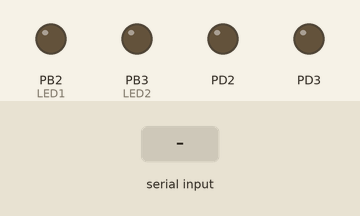
The program below on a simulated ATmega328P, built with avr-gcc and emulated at 11.0592 MHz. Parts: output pins drawn as LEDs (lit = HIGH). Inputs (shaded band) come from the test bench.

Above: at 1.2 s.
1.3 s: "A" received over Serial
At 2.5 s:
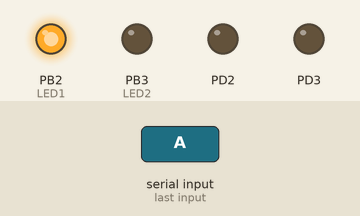
2.8 s: "B" received over Serial
At 3.6 s:
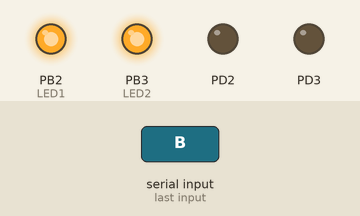
Timing chart, 0 to 5.8 s (numbered marks = the images above; inputs shaded):
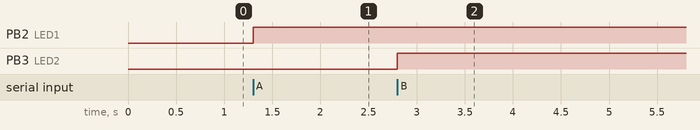

Measured:
- after the input at 1.3 s, PB2 (LED1): LOW → HIGH at once
- after the input at 2.8 s, PB3 (LED2): LOW → HIGH at once

The program:

main.c
```c
//RS485 communication from ATmega328p microcontroller to PC Tutorial

//Website-> https://www.xanthium.in/atmel-microchip-avr-atmega328p-rs485-communication-with-computer-tutorial-for-beginners

// Program to receive characters A,B,C from a PC through RS485 cable and light up corresponding LED's //

/*
MAX485                               ATmega328p
+----------+               +--------------------+
|        RO|-------------->|PD0/RXD		     PB2|
|A       D1|<--------------|PD1/TXD		     PB3|
|B      ~RE|<--------------|PD2			     PB4|
|        DE|<--------------|PD3			     PB5|
+----------+               |                    |
                           +--------------------+

*/

//+------------------------------------------------------------------------------------------------+
//| Compiler           : AVR GCC (WinAVR)                                                          |
//| Microcontroller    : ATmega328p                                                                |
//| Programmer         : Rahul.Sreedharan                                                          |
//| Date               : 04-July-2020                                                             |
//+------------------------------------------------------------------------------------------------+

//(C) www.xanthium.in
// Visit to Learn More

//+------------------------------------------------------------------------------------------------+
//| Compiler           : AVR GCC (WinAVR)                                                          |
//| Microcontroller    : ATmega328p                                                                |
//| Programmer         : Rahul.Sreedharan                                                          |
//| Date               : 11-April-2019                                                             |
//+------------------------------------------------------------------------------------------------+

//(C) www.xanthium.in
// Visit to Learn More


#include <stdint.h>
#include <avr/io.h>

#define F_CPU  11059200
#include <util/delay.h>

// +-----------------------------------------------------------------------+ //
// | ATmega328p Baudrate values for UBRRn for external crystal 11.0592MHz  | //
// | All values from Datasheet                                             | //
// +-----------------------------------------------------------------------+ //

#define BAUD_RATE_4800_BPS  143 // 4800bps
#define BAUD_RATE_9600_BPS  71  // 9600bps

#define BAUD_RATE_14400_BPS  47 // 14.4k bps
#define BAUD_RATE_19200_BPS  35 // 19.2k bps
#define BAUD_RATE_28800_BPS  23 // 28.8k bps
#define BAUD_RATE_38400_BPS  17 // 38.4k bps
#define BAUD_RATE_57600_BPS  11 // 57.6k bps
#define BAUD_RATE_76800_BPS   8 // 76.8k bps

#define BAUD_RATE_115200_BPS  5 // 115.2k bps
#define BAUD_RATE_230400_BPS  2 // 230.4k bps


int main()
{

	unsigned int ubrr = BAUD_RATE_9600_BPS;

	PORTC = 0x00; //All LED's OFF
	PORTD = 0x00;


	// RS485 Control Lines
	// PD2 -> ~RE (Active Low signal)
	// PD3 ->  DE

	DDRD  |= (1<<PD2) | (1<<PD3); // PD2,PD3 both Outputs
	PORTD &= ~(1<<PD3);            // PD3->  DE = Low;
	PORTD &= ~(1<<PD2);            // PD2-> ~RE = Low;
	                               //RS485 chip MAX485 Receive mode

	/* Set Baudrate  */
	UBRR0H = (ubrr>>8);
	UBRR0L = (ubrr);

	/*Enable receiver  */
	UCSR0B = (1<<RXEN0);

	/* Set frame format: 8data, 1stop bit */
	UCSR0C = 0x06;

	while(1)
	{
		while ( !(UCSR0A & (1<<RXC0)) ); /* Wait for data to be received */

		switch(UDR0)
		{
			case 'A' : 	DDRB  |= (1<<PB2); // Set Direction as output
						PORTB |= (1<<PB2); // Set PB2 Line High,LED1 high
						break;

            case 'B' : 	DDRB  |= (1<<PB3);// Set Direction as output
						PORTB |= (1<<PB3);// Set PB3 Line High,LED2 High
						break;

			case 'C' : 	DDRB  |= (1<<PB3);// Set Direction as output
						DDRB  |= (1<<PB2);// Set Direction as output
			            PORTB &= ~(1<<PB3); // Set PB3 Line Low
						PORTB &= ~(1<<PB2); // Set PB2 Line Low
						break;
			default  :
						break;
	    }
	 }
}//end of main
```
